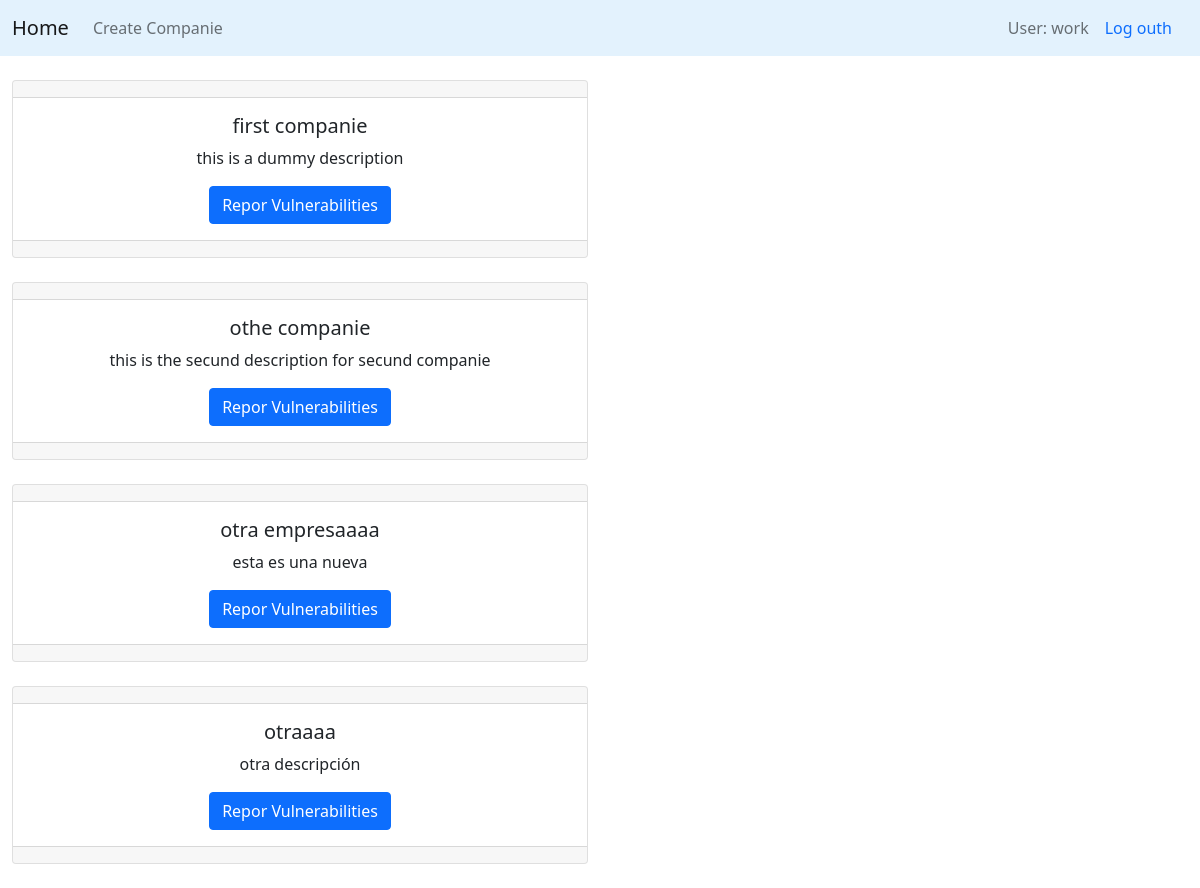
The page /home/ (signed in) on the database its author committed.
### authentication/models.py (models this page shows, shortened)
class Companie(models.Model):
    name = models.CharField(max_length=200)
    description = models.CharField(max_length=500)
    is_tested = models.BooleanField(default=False)
    created_by = models.ForeignKey(User, on_delete=models.CASCADE)

### authentication/views.py (the view)
# urls.py: 2. Add a URL to urlpatterns:  path('', views.home, name='home')
def home(request):
    companie = Companie.objects.filter(created_by=request.user)
    data = []
    labels = []
    for i in list(Vulnerability):
        d = {}
        d['name'] = i.value
        for com in companie:
            c = ReportVulnerability.objects.filter(
                companie=com.id,
                vulnerability=i.value).count()
            d[com.name] = c
            labels.append(com.name)
        data.append(d)
    return render(request, 'dashboard.html', {
        'companie': companie,
        'data': json.dumps(data),
        'labels': json.dumps(list(set(labels)))})

### authentication/templates/dashboard.html (shortened to what this page needs)
{% extends 'home.html' %}
{% block content_two %}
<br>
<div class="container-fluid text-center">
  <div class="row">
    <div class="col-6" >
      {% for c in companie %}
      <div class="card text-center">
        <div class="card-header">
        </div>
        <div class="card-body">
          <h5 class="card-title">{{c.name}}</h5>
          <p class="card-text">{{c.description}}</p>
          <a class="btn btn-primary" href="/companie/{{c.id}}/" role="button">Repor
            Vulnerabilities</a>
        </div>
        <div class="card-footer text-muted">
        </div>
      </div>
      <br>
      {% endfor %}
    </div>
    <div class="col-6">
    </div>
  </div>
</div>
{% endblock %}

### authentication/templates/home.html (shortened to what this page needs)
{% extends 'base.html' %}
{% block content %}
<nav class="navbar navbar-expand-lg navbar-light" style="background-color: #e3f2fd;">
  <div class="container-fluid">
    <a class="navbar-brand" href="/home/">Home</a>
    <div class="collapse navbar-collapse" id="navbarText">
      <ul class="navbar-nav me-auto mb-2 mb-lg-0">
        {% if user.is_authenticated %}
        <li class="nav-item">
          <a class="nav-link" href="/companie/create">Create Companie</a>
        </li>
        {% endif %}
      </ul>
      {% if user.is_authenticated %}
      <span class="navbar-text">
        User: {{user.username}}
      </span>
      <a class="nav-link" href="/logout">Log outh</a>
      {% endif %}
    </div>
  </div>
</nav>
{% block content_two %}
{% endblock %}
{% endblock %}

### rows shown on the page
Companie: name "first companie", description "this is a dummy description"
Companie: name "othe companie", description "this is the secund description for secund companie"
Companie: name "otra empresaaaa", description "esta es una nueva"
Companie: name "otraaaa", description "otra descripción"

### other values the page prints
{{ user.username }} "work"
